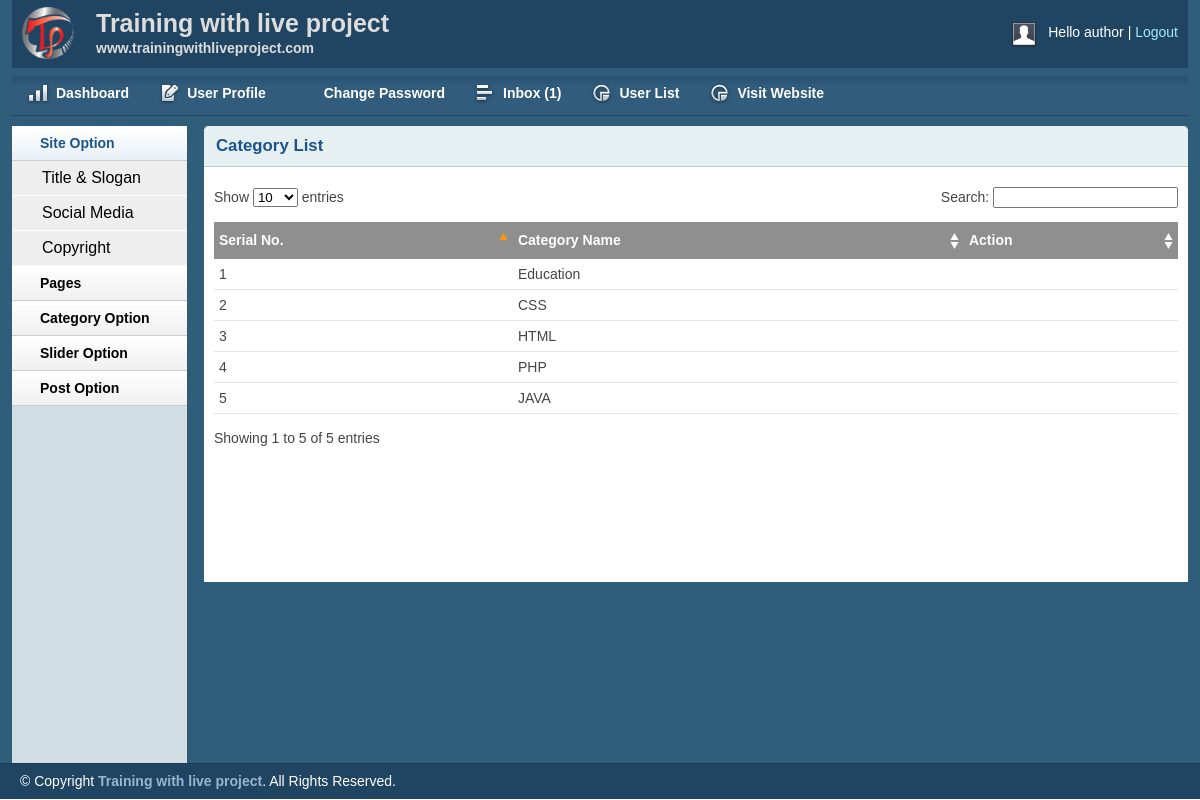
Page /admin/catlist.php (signed in) on the committed database.
### tables this page shows
CREATE TABLE `tbl_category` (
  `id` int(11) NOT NULL,
  `name` varchar(60) NOT NULL
);

### lib/Database.php (called while the page is built, shortened)
<?php
Class Database{
	public $host   = DB_HOST;
	public $user   = DB_USER;
	public $pass   = DB_PASS;
	public $dbname = DB_NAME;
	public $link;
	private function connectDB(){
	$this->link = new mysqli($this->host, $this->user, $this->pass, $this->dbname);
 }
	public function select($query){
		$result = $this->link->query($query) or die($this->link->error.__LINE__);
		if($result->num_rows > 0){
			return $result;
		} else {
			return false;
		}
	}
}

### admin/catlist.php (the view, shortened to what this page needs)
<?php include'inc/header.php' ?>
<?php include'inc/sidebar.php' ?>
<div class="grid_10">
    <div class="box round first grid">
        <h2>Category List</h2>
        <div class="block">
            <table class="data display datatable" id="example">
			<thead>
				<tr>
					<th>Serial No.</th>
					<th>Category Name</th>
					<th>Action</th>
				</tr>
			</thead>
			<tbody>
				<?php
					$query = "select * from tbl_category order by id desc";
					$category = $db->select($query);
					if ($category) {
						$i = 0;
						while ($result = $category->fetch_assoc()) {
							$i++;
				?>
				<tr class="even gradeC">
					<td><?php echo $i; ?></td>
					<td><?php echo $result['name']; ?></td>
					<td>
					</td>
				</tr>
				<?php } } ?>
			</tbody>
		</table>
       </div>
    </div>
</div>
<?php include'inc/footer.php' ?>

### admin/css/layout.css (style rules this page uses)
body { background: #fff none repeat scroll 0 0; color: #444; font-size: 14px; padding: 0; }
h1, h2, h3, h4, h5, h6 { line-height:1.2em; margin-bottom:.3em; }
h2 { margin-top:1em; }
.box { background:#fff; margin-bottom:20px; padding:10px 10px 10px 10px; margin-left:-8px; }
.box.grid { padding-bottom:40px; }
.box.round { -moz-border-radius: 5px 5px 0px 0px; -webkit-border-radius: 5px 5px 0px 0px; border-radius: 5px 5px 0px 0px; }
.box h2 { font-size:1.2em; font-weight:bold; color:#1B548D; background:#E6F0F3; margin:-10px -10px 0 -10px; padding:10px 12px; border-bottom:1px solid #B3CBD6; -moz-border-radius: 5px 5px 0px 0px; -webkit-border-radius: 5px 5px 0px 0px; border-radius: 5px 5px 0px 0px; }
.box.first { min-height: 406px; }
.block { padding-top:20px; }
.block { padding-bottom:1px; }
table.display { margin: 0 auto; clear: both; width: 100%; }
.sorting_asc { background: #8f8f8f url(../img/table/sort_asc.png) no-repeat center right; padding:8px 5px; text-align:left; color:#fff; }
.sorting { background:#8f8f8f url(../img/table/sort_both.png) no-repeat center right; padding:8px 5px; text-align:left; color:#fff; }
tr.odd { height: 30px; line-height: 30px; border-bottom:1px solid #e6e6e6; }
tr.even { height: 30px; line-height: 30px; border-bottom:1px solid #e6e6e6; }
tr.odd td, tr.even td { padding-left:5px; }

### rows in the picture
tbl_category: name "Education"
tbl_category: name "CSS"
tbl_category: name "HTML"
tbl_category: name "PHP"
tbl_category: name "JAVA"

### other values in the picture
Session::get('username') "author"
$count "1"
